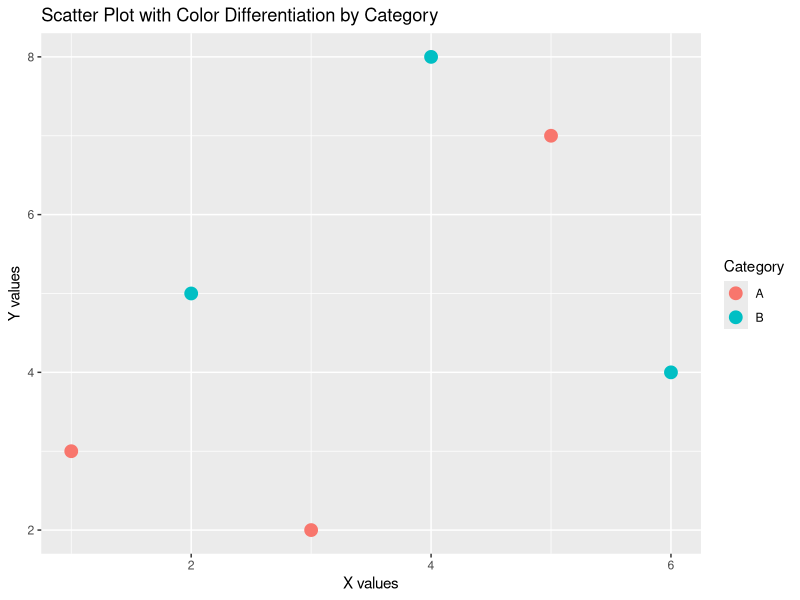

Reproduce this figure in R.
library(ggplot2)

x <- c(1, 2, 3, 4, 5, 6)
y <- c(3, 5, 2, 8, 7, 4)
Category <- factor(c("A", "B", "A", "B", "A", "B"))

data <- data.frame(x, y, Category)

p <- ggplot(data, aes(x = x, y = y, color = Category)) +
  geom_point(size = 4) +
  ggtitle("Scatter Plot with Color Differentiation by Category") +
  xlab("X values") +
  ylab("Y values")

print(p)
